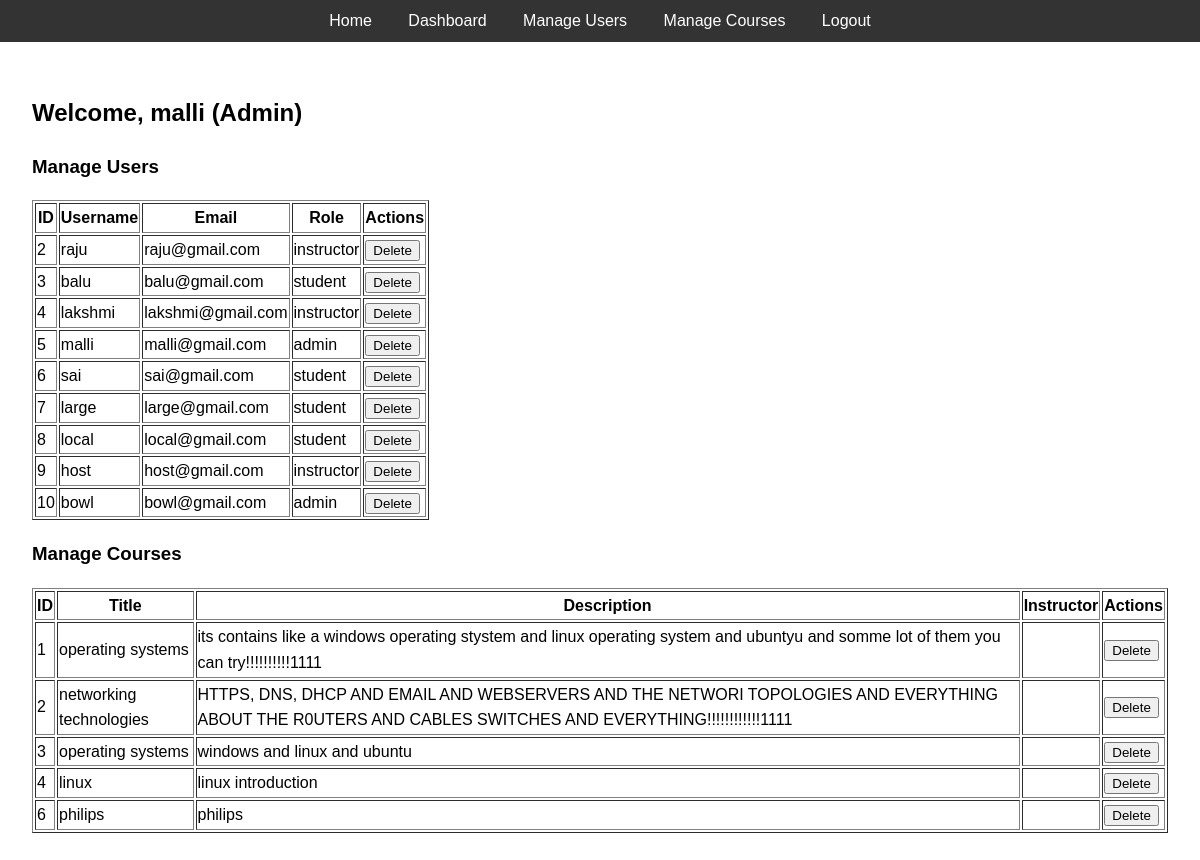
The app's page /dashboard (signed in) with its own data.
### app.py (models this page shows)
class User(UserMixin, db.Model):
    id = db.Column(db.Integer, primary_key=True)
    username = db.Column(db.String(150), nullable=False, unique=True)
    email = db.Column(db.String(150), nullable=False, unique=True)
    password = db.Column(db.String(150), nullable=False)
    role = db.Column(db.String(50), nullable=False)  # Roles: student, instructor, admin

class Course(db.Model):
    id = db.Column(db.Integer, primary_key=True)
    title = db.Column(db.String(200), nullable=False)
    description = db.Column(db.Text, nullable=False)
    instructor_id = db.Column(db.Integer, db.ForeignKey('user.id'))

### app.py (the view)
@app.route('/dashboard')
@login_required
def dashboard():
    if current_user.role == 'student':
        enrolled_courses = [enrollment.course for enrollment in current_user.enrollments]
        discussions = Discussion.query.filter(Discussion.course_id.in_([course.id for course in enrolled_courses])).all()
        available_courses = Course.query.filter(~Course.id.in_([course.id for course in enrolled_courses])).all()
        return render_template(
            'student_dashboard.html',
            enrolled_courses=enrolled_courses,
            available_courses=available_courses,
            discussions=discussions
        )
    elif current_user.role == 'instructor':
        courses = Course.query.filter_by(instructor_id=current_user.id).all()
        return render_template('instructor_dashboard.html', courses=courses)
    elif current_user.role == 'admin':
        users = User.query.all()
        courses = Course.query.all()
        return render_template('admin_dashboard.html', users=users, courses=courses)
    flash('Invalid role.')
    return redirect(url_for('logout'))

### app.py (called while the page is built)
@login_manager.user_loader
def load_user(user_id):
    return User.query.get(int(user_id))

### templates/admin_dashboard.html (shortened to what this page needs)
{% extends 'base.html' %}
{% block content %}
<h2>Welcome, {{ current_user.username }} (Admin)</h2>
<h3>Manage Users</h3>
{% if users %}
    <table border="1">
        <thead>
            <tr>
                <th>ID</th>
                <th>Username</th>
                <th>Email</th>
                <th>Role</th>
                <th>Actions</th>
            </tr>
        </thead>
        <tbody>
            {% for user in users %}
            <tr>
                <td>{{ user.id }}</td>
                <td>{{ user.username }}</td>
                <td>{{ user.email }}</td>
                <td>{{ user.role }}</td>
                <td>
                    <form method="POST" action="{{ url_for('delete_user', user_id=user.id) }}" style="display:inline;">
                        <button type="submit">Delete</button>
                    </form>
                </td>
            </tr>
            {% endfor %}
        </tbody>
    </table>
{% else %}
    <p>No users found.</p>
{% endif %}
<h3>Manage Courses</h3>
{% if courses %}
    <table border="1">
        <thead>
            <tr>
                <th>ID</th>
                <th>Title</th>
                <th>Description</th>
                <th>Instructor</th>
                <th>Actions</th>
            </tr>
        </thead>
        <tbody>
            {% for course in courses %}
            <tr>
                <td>{{ course.id }}</td>
                <td>{{ course.title }}</td>
                <td>{{ course.description }}</td>
                <td>{{ course.instructor.username if course.instructor }}</td>
                <td>
                    <form method="POST" action="{{ url_for('delete_course', course_id=course.id) }}" style="display:inline;">
                        <button type="submit">Delete</button>
                    </form>
                </td>
            </tr>
            {% endfor %}
        </tbody>
    </table>
{% else %}
    <p>No courses found.</p>
{% endif %}
{% endblock %}

### templates/base.html (shortened to what this page needs)
<!DOCTYPE html>
<html lang="en">
<head>
    <link rel="stylesheet" href="{{ url_for('static', filename='styles.css') }}">
</head>
<body>
    <nav>
        <a href="{{ url_for('home') }}">Home</a>
        {% if current_user.is_authenticated %}
            <a href="{{ url_for('dashboard') }}">Dashboard</a>
            {% if current_user.role == 'instructor' %}
                <a href="{{ url_for('create_course') }}">Create Course</a>
            {% elif current_user.role == 'student' %}
                <a href="{{ url_for('dashboard') }}">Enrolled Courses</a>
            {% elif current_user.role == 'admin' %}
                <a href="{{ url_for('manage_users') }}">Manage Users</a>
                <a href="{{ url_for('manage_courses') }}">Manage Courses</a>
            {% endif %}
            <a href="{{ url_for('logout') }}">Logout</a>
        {% else %}
            <a href="{{ url_for('login') }}">Login</a>
            <a href="{{ url_for('signup') }}">Signup</a>
        {% endif %}
    </nav>
    <div class="container">
        {% block content %}{% endblock %}
    </div>
</body>
</html>

### static/styles.css (style rules this page uses)
body { font-family: Arial, sans-serif; margin: 0; padding: 0; line-height: 1.6; }
nav { background: #333; color: #fff; padding: 0.5em; text-align: center; }
nav a { color: #fff; margin: 0 1em; text-decoration: none; }
.container { padding: 2em; }

### records on screen
User: username "malli", id "5", email "malli@gmail.com", role "admin"
User: id "2", username "raju", email "raju@gmail.com", role "instructor"
User: id "3", username "balu", email "balu@gmail.com", role "student"
User: id "4", username "lakshmi", email "lakshmi@gmail.com", role "instructor"
User: id "6", username "sai", email "sai@gmail.com", role "student"
User: id "7", username "large", email "large@gmail.com", role "student"
User: id "8", username "local", email "local@gmail.com", role "student"
User: id "9", username "host", email "host@gmail.com", role "instructor"
User: id "10", username "bowl", email "bowl@gmail.com", role "admin"
Course: id "1", title "operating systems", description "its contains like a windows operating stystem and linux operating system and ubuntyu and somme lot of them you can try!!!!!!!!!!1111"
Course: id "2", title "networking technologies", description "HTTPS, DNS, DHCP AND EMAIL AND WEBSERVERS AND THE NETWORI TOPOLOGIES AND EVERYTHING ABOUT THE R0UTERS AND CABLES SWITCHES AND EVERYTHING!!!!!!!!!!!!1111"
Course: id "3", title "operating systems", description "windows and linux and ubuntu"
Course: id "4", title "linux", description "linux introduction"
Course: id "6", title "philips", description "philips"
